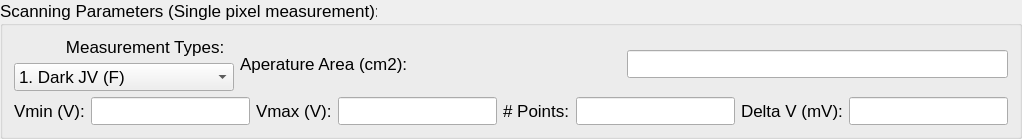
       <widget class="QGroupBox" name="smp_groupBox_2">
        <property name="sizePolicy">
         <sizepolicy hsizetype="Preferred" vsizetype="Fixed">
          <horstretch>0</horstretch>
          <verstretch>0</verstretch>
         </sizepolicy>
        </property>
        <property name="maximumSize">
         <size>
          <width>16777215</width>
          <height>160</height>
         </size>
        </property>
        <property name="font">
         <font>
          <family>.AppleSystemUIFont</family>
          <pointsize>13</pointsize>
          <weight>50</weight>
          <italic>false</italic>
          <bold>false</bold>
         </font>
        </property>
        <property name="contextMenuPolicy">
         <enum>Qt::NoContextMenu</enum>
        </property>
        <property name="layoutDirection">
         <enum>Qt::LeftToRight</enum>
        </property>
        <property name="autoFillBackground">
         <bool>false</bool>
        </property>
        <property name="styleSheet">
         <string notr="true">font: 13pt &quot;.AppleSystemUIFont&quot;;</string>
        </property>
        <property name="title">
         <string>Scanning Parameters (Single pixel measurement):</string>
        </property>
        <layout class="QVBoxLayout" name="verticalLayout_10">
         <item>
          <layout class="QHBoxLayout" name="horizontalLayout_7">
           <item>
            <layout class="QVBoxLayout" name="verticalLayout_7">
             <item>
              <widget class="QLabel" name="label_51">
               <property name="text">
                <string>           Measurement Types:</string>
               </property>
              </widget>
             </item>
             <item>
              <widget class="QComboBox" name="comboBox_singlePixel">
               <property name="sizePolicy">
                <sizepolicy hsizetype="Fixed" vsizetype="Fixed">
                 <horstretch>0</horstretch>
                 <verstretch>0</verstretch>
                </sizepolicy>
               </property>
               <property name="maximumSize">
                <size>
                 <width>220</width>
                 <height>16777215</height>
                </size>
               </property>
               <property name="editable">
                <bool>false</bool>
               </property>
               <property name="currentText">
                <string>1. Dark JV (F)</string>
               </property>
               <property name="currentIndex">
                <number>0</number>
               </property>
               <property name="modelColumn">
                <number>0</number>
               </property>
               <item>
                <property name="text">
                 <string>1. Dark JV (F)</string>
                </property>
               </item>
               <item>
                <property name="text">
                 <string>2. Dark JV (R)</string>
                </property>
               </item>
               <item>
                <property name="text">
                 <string>3. Sinlge JV (F + R)</string>
                </property>
               </item>
               <item>
                <property name="text">
                 <string>4. Single JV (R + F)</string>
                </property>
               </item>
               <item>
                <property name="text">
                 <string>5. SPO</string>
                </property>
               </item>
               <item>
                <property name="text">
                 <string>6. MPP</string>
                </property>
               </item>
              </widget>
             </item>
            </layout>
           </item>
           <item>
            <widget class="QLabel" name="label_28">
             <property name="text">
              <string>Aperature Area (cm2):</string>
             </property>
            </widget>
           </item>
           <item>
            <widget class="QLineEdit" name="lineEdit_3">
             <property name="sizePolicy">
              <sizepolicy hsizetype="Preferred" vsizetype="Fixed">
               <horstretch>0</horstretch>
               <verstretch>0</verstretch>
              </sizepolicy>
             </property>
            </widget>
           </item>
          </layout>
         </item>
         <item>
          <layout class="QHBoxLayout" name="horizontalLayout_5">
           <item>
            <widget class="QLabel" name="label_27">
             <property name="text">
              <string>Vmin (V):</string>
             </property>
            </widget>
           </item>
           <item>
            <widget class="QLineEdit" name="lineEdit_filePath_2">
             <property name="sizePolicy">
              <sizepolicy hsizetype="Preferred" vsizetype="Fixed">
               <horstretch>0</horstretch>
               <verstretch>0</verstretch>
              </sizepolicy>
             </property>
            </widget>
           </item>
           <item>
            <widget class="QLabel" name="label_49">
             <property name="text">
              <string>Vmax (V):</string>
             </property>
            </widget>
           </item>
           <item>
            <widget class="QLineEdit" name="lineEdit_5">
             <property name="sizePolicy">
              <sizepolicy hsizetype="Preferred" vsizetype="Fixed">
               <horstretch>0</horstretch>
               <verstretch>0</verstretch>
              </sizepolicy>
             </property>
            </widget>
           </item>
           <item>
            <widget class="QLabel" name="label_50">
             <property name="text">
              <string># Points:</string>
             </property>
            </widget>
           </item>
           <item>
            <widget class="QLineEdit" name="lineEdit_6">
             <property name="sizePolicy">
              <sizepolicy hsizetype="Preferred" vsizetype="Fixed">
               <horstretch>0</horstretch>
               <verstretch>0</verstretch>
              </sizepolicy>
             </property>
            </widget>
           </item>
           <item>
            <widget class="QLabel" name="label_52">
             <property name="text">
              <string>Delta V (mV):</string>
             </property>
            </widget>
           </item>
           <item>
            <widget class="QLineEdit" name="lineEdit_7">
             <property name="sizePolicy">
              <sizepolicy hsizetype="Preferred" vsizetype="Fixed">
               <horstretch>0</horstretch>
               <verstretch>0</verstretch>
              </sizepolicy>
             </property>
            </widget>
           </item>
          </layout>
         </item>
        </layout>
       </widget>
